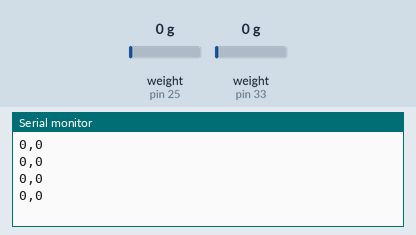
The sketch below on a simulated Arduino Uno, built with avr-gcc and run on an emulated ATmega328P. Parts: the last lines printed to the serial monitor. The inputs (shaded band) are chosen by the test bench; at power-on: weight on the scale (sensors on pin 25, pin 33) 0 g.

Above: at 1.2 s.
1.3 s: weight on the scale (sensor on pin 25) set to 100 g
At 1.63 s:
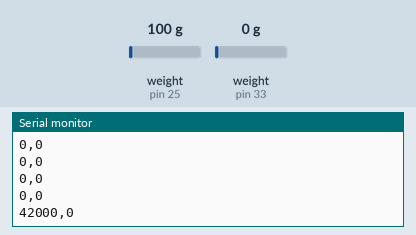
2.8 s: weight on the scale (sensor on pin 33) set to 100 g
At 2.89 s:
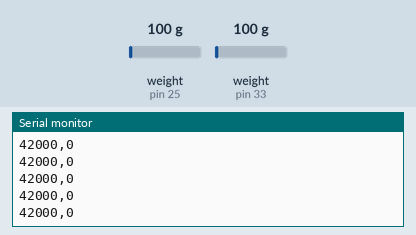
4.3 s: weight on the scale (sensor on pin 25) set to 1250 g
At 4.39 s:
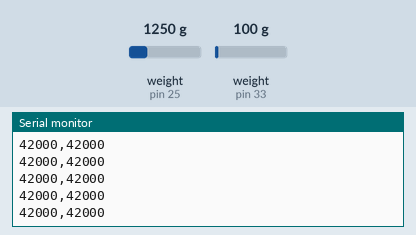
5.8 s: weight on the scale (sensor on pin 33) set to 1250 g
At 5.9 s:
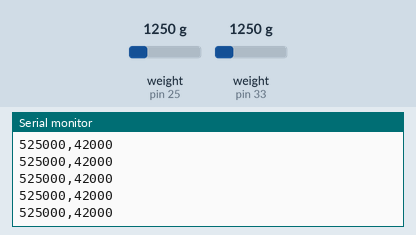
Timing chart, 0 to 8.3 s (numbered marks = the images above; inputs shaded):
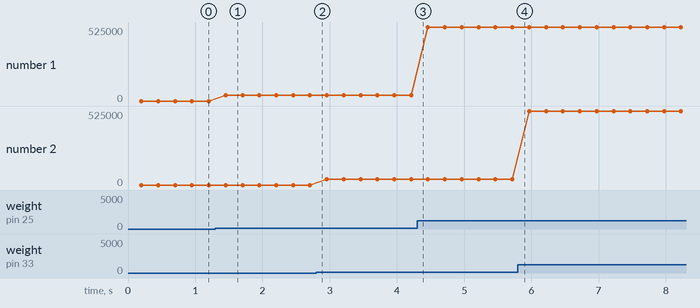

Measured:
- after the input at 1.3 s, the serial monitor: prints a new line after 0.15 s (image 1)
- plotted number 1: 0 → 42000 after the input at 1.3 s, 42000 → 525000 after the input at 4.3 s

The sketch:

conexaoEspUnity.ino
```cpp
#include "HX711.h"

HX711 balancaEsq;
HX711 balancaDir;

void setup() {
  Serial.begin(115200);

  balancaEsq.begin(25, 26); // DT, SCK (ajuste conforme ligação)
  balancaDir.begin(33, 32);
}

void loop() {
  long sE = balancaEsq.read();
  long sD = balancaDir.read();

  Serial.print(sE);
  Serial.print(",");
  Serial.println(sD);

  delay(50);
}
```
